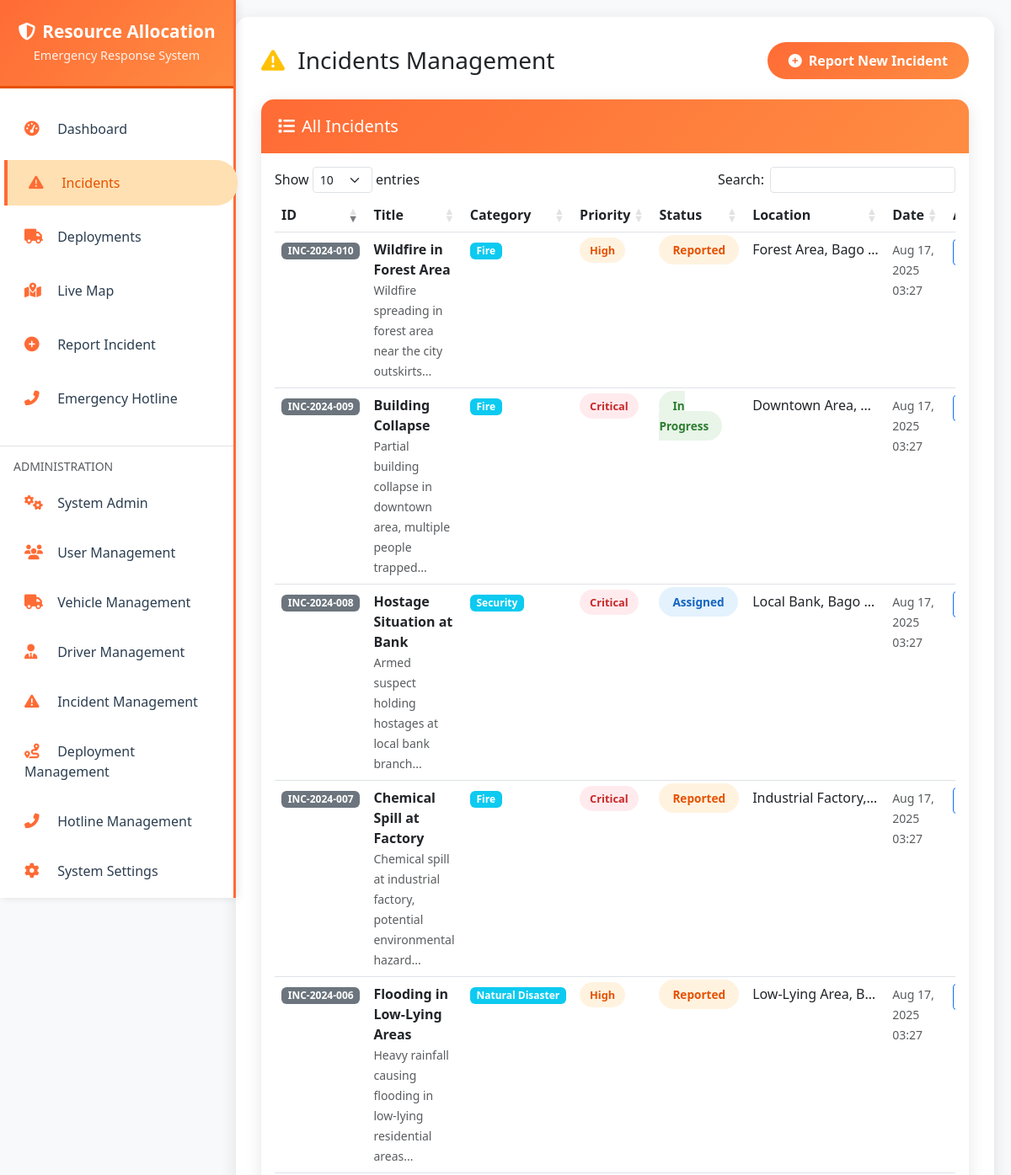
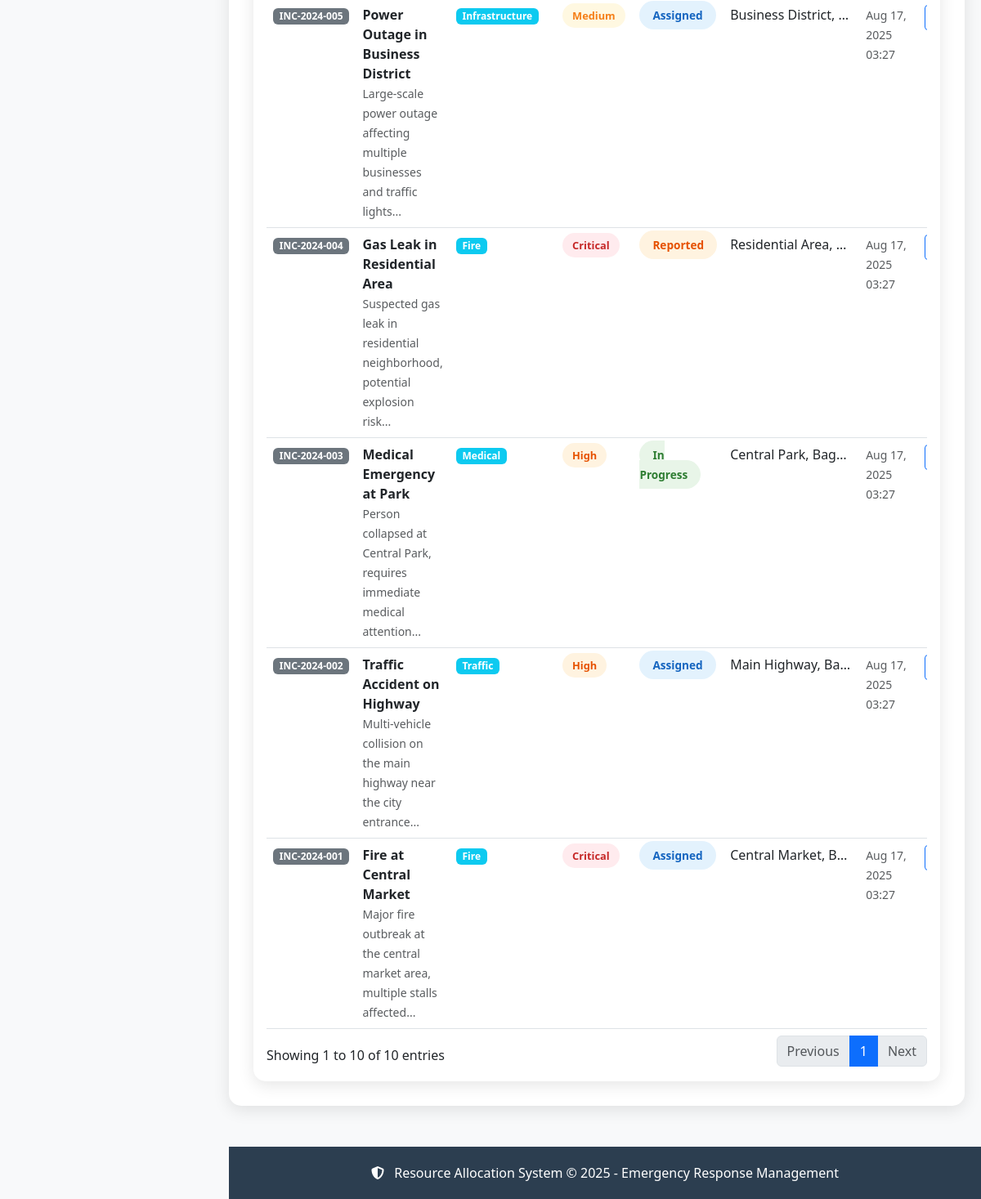
Screenshot of /index.php?action=incidents with the database file from the repository (2 pictures, top to bottom).
### tables this page shows
CREATE TABLE incidents (
    id INT PRIMARY KEY AUTO_INCREMENT,
    incident_id VARCHAR(20) UNIQUE NOT NULL,
    category_id INT,
    title VARCHAR(200) NOT NULL,
    description TEXT NOT NULL,
    location_name VARCHAR(255) NOT NULL,
    latitude DECIMAL(10, 8) NOT NULL,
    longitude DECIMAL(11, 8) NOT NULL,
    reported_by INT,
    status ENUM('reported', 'assigned', 'in_progress', 'resolved', 'closed') DEFAULT 'reported',
    priority ENUM('low', 'medium', 'high', 'critical') DEFAULT 'medium',
    reported_at TIMESTAMP DEFAULT CURRENT_TIMESTAMP,
    resolved_at TIMESTAMP NULL,
    created_at TIMESTAMP DEFAULT CURRENT_TIMESTAMP,
    updated_at TIMESTAMP DEFAULT CURRENT_TIMESTAMP ON UPDATE CURRENT_TIMESTAMP,
    FOREIGN KEY (category_id) REFERENCES incident_categories(id),
    FOREIGN KEY (reported_by) REFERENCES users(id)
);

CREATE TABLE incident_categories (
    id INT PRIMARY KEY AUTO_INCREMENT,
    name VARCHAR(100) NOT NULL,
    description TEXT,
    priority_level ENUM('low', 'medium', 'high', 'critical') DEFAULT 'medium',
    response_time_minutes INT DEFAULT 30,
    created_at TIMESTAMP DEFAULT CURRENT_TIMESTAMP
);

### views/incidents/index.php (called while the page is built, shortened)
<?php
include 'views/layouts/main.php';
?>

### controllers/IncidentController.php (called while the page is built, shortened)
<?php
require_once 'models/Incident.php';
class IncidentController {
    private $incidentModel;
    public function __construct() {
        $this->incidentModel = new Incident();
    }
    public function index() {
        $incidents = $this->incidentModel->getAll();
        include 'views/incidents/index.php';
    }
}
?>

### models/Incident.php (called while the page is built, shortened)
<?php
require_once 'config/database.php';
class Incident {
    private $conn;
    private $table = 'incidents';
    public function __construct() {
        $database = new Database();
        $this->conn = $database->getConnection();
    }
    public function getAll($limit = null, $offset = null) {
        $query = "SELECT i.*, ic.name as category_name, u.first_name, u.last_name
                  FROM " . $this->table . " i
                  LEFT JOIN incident_categories ic ON i.category_id = ic.id
                  LEFT JOIN users u ON i.reported_by = u.id
                  ORDER BY i.created_at DESC";
        $stmt = $this->conn->prepare($query);
        $stmt->execute();
        return $stmt->fetchAll();
    }
}
?>

### config/database.php (called while the page is built, shortened)
<?php
class Database {
    private $host = "localhost";
    private $dbname = "resource_allocation";
    private $username = "root";
    private $password = "1412";
    public function getConnection() {
        try {
            $this->conn = new PDO(
                "mysql:host=" . $this->host . ";dbname=" . $this->dbname,
                $this->username,
                $this->password
            );
            $this->conn->setAttribute(PDO::ATTR_ERRMODE, PDO::ERRMODE_EXCEPTION);
            $this->conn->setAttribute(PDO::ATTR_DEFAULT_FETCH_MODE, PDO::FETCH_ASSOC);
            return $this->conn;
        } catch(PDOException $e) {
            echo "Connection failed: " . $e->getMessage();
            return null;
        }
    }
}
?>

### views/incidents/incidents_content.php (the view, shortened to what this page needs)
<div class="d-flex justify-content-between align-items-center mb-4">
    <h1 class="h3 mb-0">
        <i class="fas fa-exclamation-triangle text-warning me-2"></i>
        Incidents Management
    </h1>
    <div>
        <a href="index.php?action=report" class="btn btn-orange">
            <i class="fas fa-plus-circle me-2"></i>Report New Incident
        </a>
    </div>
</div>
<div class="card card-custom">
    <div class="card-header-custom">
        <h5 class="mb-0">
            <i class="fas fa-list me-2"></i>All Incidents
        </h5>
    </div>
    <div class="card-body">
        <div class="table-responsive">
            <table class="table table-hover datatable" id="incidentsTable">
                <thead>
                    <tr>
                        <th>ID</th>
                        <th>Title</th>
                        <th>Category</th>
                        <th>Priority</th>
                        <th>Status</th>
                        <th>Location</th>
                        <th>Date</th>
                        <th>Actions</th>
                    </tr>
                </thead>
                <tbody>
                    <?php if (isset($incidents) && is_array($incidents)): ?>
                        <?php foreach ($incidents as $incident): ?>
                        <tr>
                            <td>
                                <span class="badge bg-secondary"><?= htmlspecialchars($incident['incident_id'] ?? $incident['id'] ?? 'N/A') ?></span>
                            </td>
                            <td>
                                <div class="fw-bold"><?= htmlspecialchars($incident['title']) ?></div>
                                <small class="text-muted"><?= htmlspecialchars(substr($incident['description'] ?? '', 0, 100)) ?>...</small>
                            </td>
                            <td>
                                <span class="badge bg-info"><?= htmlspecialchars($incident['category_name'] ?? 'N/A') ?></span>
                            </td>
                            <td>
                                <span class="priority-badge priority-<?= $incident['priority'] ?>">
                                    <?= ucfirst($incident['priority']) ?>
                                </span>
                            </td>
                            <td>
                                <span class="status-badge status-<?= $incident['status'] ?>">
                                    <?= ucwords(str_replace('_', ' ', $incident['status'])) ?>
                                </span>
                            </td>
                            <td>
                                <div class="text-truncate" style="max-width: 150px;" title="<?= htmlspecialchars($incident['location_name'] ?? 'N/A') ?>">
                                    <?= htmlspecialchars($incident['location_name'] ?? 'N/A') ?>
                                </div>
                            </td>
                            <td>
                                <small class="text-muted">
                                    <?= date('M d, Y H:i', strtotime($incident['created_at'] ?? 'now')) ?>
                                </small>
                            </td>
                            <td>
                                <div class="btn-group" role="group">
                                    <a href="index.php?action=incidents&id=<?= $incident['id'] ?? $incident['incident_id'] ?>"
                                       class="btn btn-sm btn-outline-primary" title="View Details">
                                    </a>
                                </div>
                            </td>
                        </tr>
                        <?php endforeach; ?>
                    <?php endif; ?>
                </tbody>
            </table>
        </div>
    </div>
</div>

### views/layouts/main.php (style rules this page uses)
:root { --primary-orange: #FF6B35; --secondary-orange: #FF8C42; --accent-orange: #FFA726; --light-orange: #FFE0B2; --dark-orange: #E65100; }
body { background-color: #F8F9FA; font-family: 'Segoe UI', Tahoma, Geneva, Verdana, sans-serif; margin: 0; padding: 0; }
.card-custom { border: none; border-radius: 15px; box-shadow: 0 5px 20px rgba(0,0,0,0.1); transition: transform 0.3s ease; }
.card-header-custom { background: linear-gradient(135deg, var(--primary-orange), var(--secondary-orange)); color: white; border-radius: 15px 15px 0 0 !important; padding: 20px; font-weight: 600; }
.btn-orange { background: linear-gradient(135deg, var(--primary-orange), var(--secondary-orange)); border: none; color: white; border-radius: 25px; padding: 10px 25px; font-weight: 600; transition: all 0.3s ease; }
.status-badge { padding: 8px 16px; border-radius: 20px; font-weight: 600; font-size: 0.85em; }
.status-reported { background-color: #FFF3E0; color: #E65100; }
.status-assigned { background-color: #E3F2FD; color: #1565C0; }
.status-in_progress { background-color: #E8F5E8; color: #2E7D32; }
.priority-badge { padding: 6px 12px; border-radius: 15px; font-weight: 600; font-size: 0.8em; }
.priority-critical { background-color: #FFEBEE; color: #C62828; }
.priority-high { background-color: #FFF3E0; color: #E65100; }
.priority-medium { background-color: #FFF8E1; color: #F57F17; }

### rows the page displays
incidents: incident "INC-2024-001", title "Fire at Central Market", description "Major fire outbreak at the central market area, multiple stalls affected", category.name "Fire", priority "Critical", status "Assigned", location_name "Central Market, B…", created_at "Aug 17, 2025 03:27"
incidents: incident "INC-2024-002", title "Traffic Accident on Highway", description "Multi-vehicle collision on the main highway near the city entrance", category.name "Traffic", priority "High", status "Assigned", location_name "Main Highway, Ba…", created_at "Aug 17, 2025 03:27"
incidents: incident "INC-2024-003", title "Medical Emergency at Park", description "Person collapsed at Central Park, requires immediate medical attention", category.name "Medical", priority "High", status "In Progress", location_name "Central Park, Bag…", created_at "Aug 17, 2025 03:27"
incidents: incident "INC-2024-004", title "Gas Leak in Residential Area", description "Suspected gas leak in residential neighborhood, potential explosion risk", category.name "Fire", priority "Critical", status "Reported", location_name "Residential Area,…", created_at "Aug 17, 2025 03:27"
incidents: incident "INC-2024-005", title "Power Outage in Business District", description "Large-scale power outage affecting multiple businesses and traffic lights", category.name "Infrastructure", priority "Medium", status "Assigned", location_name "Business District,…", created_at "Aug 17, 2025 03:27"
incidents: incident "INC-2024-006", title "Flooding in Low-Lying Areas", description "Heavy rainfall causing flooding in low-lying residential areas", category.name "Natural Disaster", priority "High", status "Reported", location_name "Low-Lying Area, B…", created_at "Aug 17, 2025 03:27"
incidents: incident "INC-2024-007", title "Chemical Spill at Factory", description "Chemical spill at industrial factory, potential environmental hazard", category.name "Fire", priority "Critical", status "Reported", location_name "Industrial Factory,…", created_at "Aug 17, 2025 03:27"
incidents: incident "INC-2024-008", title "Hostage Situation at Bank", description "Armed suspect holding hostages at local bank branch", category.name "Security", priority "Critical", status "Assigned", location_name "Local Bank, Bago…", created_at "Aug 17, 2025 03:27"
incidents: incident "INC-2024-009", title "Building Collapse", description "Partial building collapse in downtown area, multiple people trapped", category.name "Fire", priority "Critical", status "In Progress", location_name "Downtown Area,…", created_at "Aug 17, 2025 03:27"
incidents: incident "INC-2024-010", title "Wildfire in Forest Area", description "Wildfire spreading in forest area near the city outskirts", category.name "Fire", priority "High", status "Reported", location_name "Forest Area, Bago…", created_at "Aug 17, 2025 03:27"
